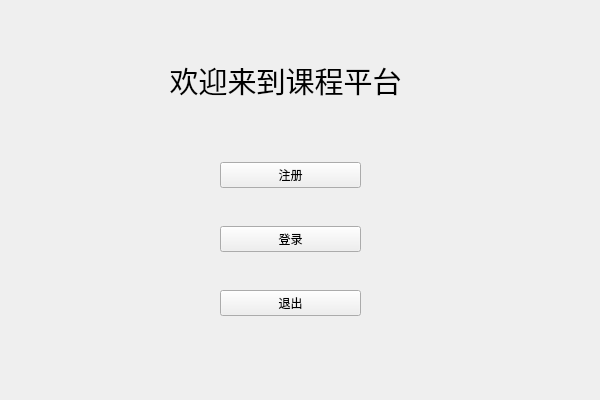
<?xml version="1.0" encoding="UTF-8"?>
<ui version="4.0">
 <class>Widget</class>
 <widget class="QWidget" name="Widget">
  <property name="geometry">
   <rect>
    <x>0</x>
    <y>0</y>
    <width>600</width>
    <height>400</height>
   </rect>
  </property>
  <property name="windowTitle">
   <string>课程平台</string>
  </property>
  <widget class="QLabel" name="label_2">
   <property name="geometry">
    <rect>
     <x>110</x>
     <y>50</y>
     <width>351</width>
     <height>61</height>
    </rect>
   </property>
   <property name="font">
    <font>
     <pointsize>12</pointsize>
    </font>
   </property>
   <property name="text">
    <string>&lt;html&gt;&lt;head/&gt;&lt;body&gt;&lt;p align=&quot;center&quot;&gt;&lt;span style=&quot; font-size:22pt;&quot;&gt;欢迎来到课程平台&lt;/span&gt;&lt;/p&gt;&lt;/body&gt;&lt;/html&gt;</string>
   </property>
  </widget>
  <widget class="QWidget" name="layoutWidget">
   <property name="geometry">
    <rect>
     <x>220</x>
     <y>130</y>
     <width>141</width>
     <height>221</height>
    </rect>
   </property>
   <layout class="QVBoxLayout" name="verticalLayout" stretch="2,2,2">
    <property name="spacing">
     <number>6</number>
    </property>
    <item>
     <widget class="QPushButton" name="registerButton">
      <property name="text">
       <string>注册</string>
      </property>
     </widget>
    </item>
    <item>
     <widget class="QPushButton" name="logBotton">
      <property name="text">
       <string>登录</string>
      </property>
     </widget>
    </item>
    <item>
     <widget class="QPushButton" name="quitButton">
      <property name="text">
       <string>退出</string>
      </property>
     </widget>
    </item>
   </layout>
  </widget>
 </widget>
 <resources/>
 <connections/>
</ui>
